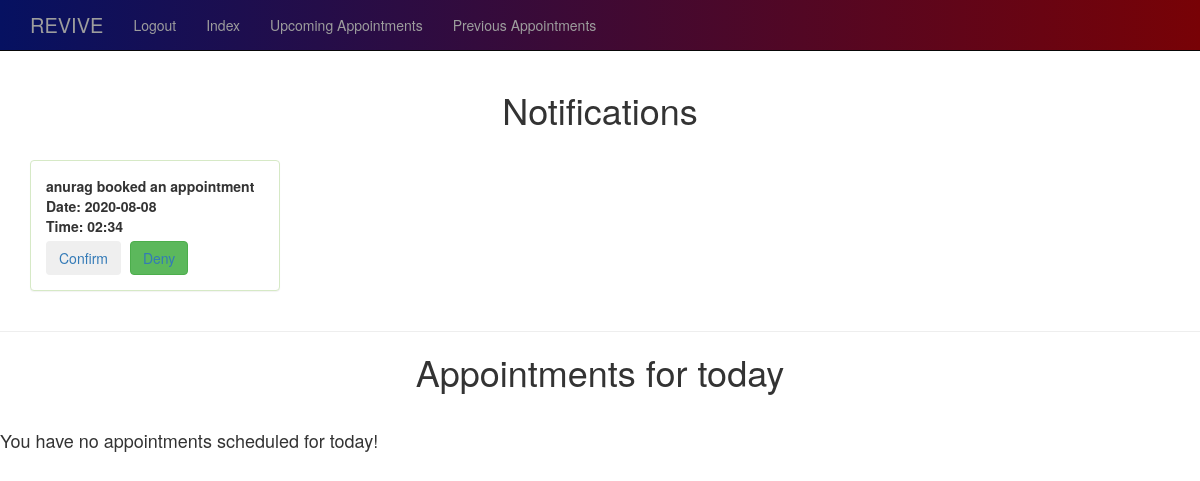
/dindex (signed in), run on an earlier commit of the app's database.
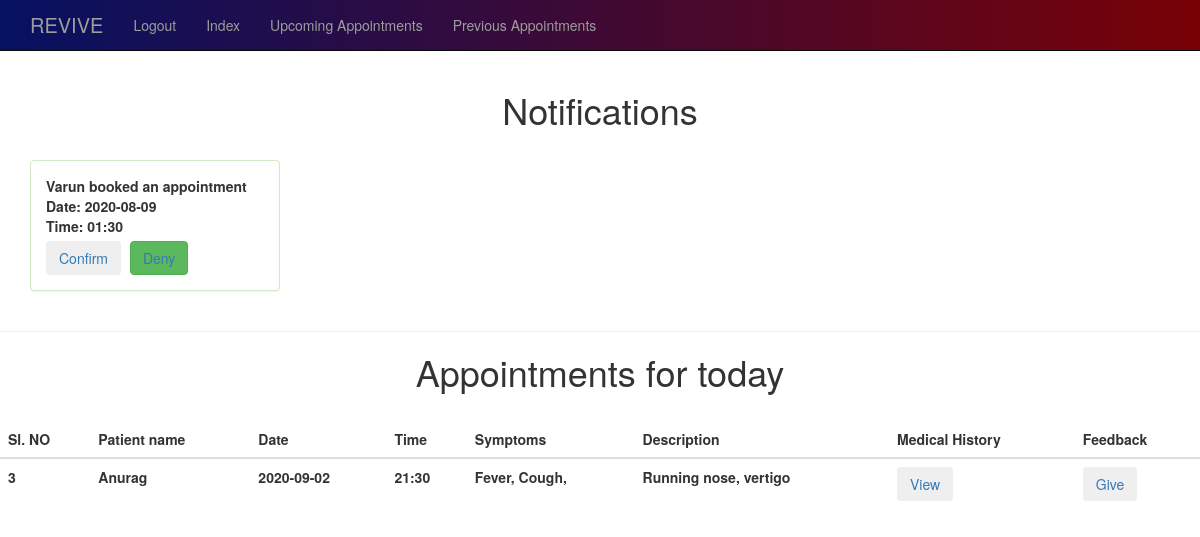
And on a later commit of the database.
### app.py (models this page shows)
class Appointment(db.Model):
    id = db.Column(db.Integer, primary_key=True)
    doc_name = db.Column(db.String(50))
    patient_name = db.Column(db.String(50))
    desc = db.Column(db.String(50))
    symptoms = db.Column(db.String(75))
    dept = db.Column(db.String(15))
    date = db.Column(db.Integer)
    time = db.Column(db.Integer)
    status = db.Column(db.String(15), default='Pending')
    created_by_patient = db.Column(db.Integer, db.ForeignKey('patient.id'))
    created_by_doc = db.Column(db.Integer, db.ForeignKey('doctor.id'))

### app.py (the view)
@app.route('/dindex')
def dindex():
    doc_id=session['doctor']
    docname=Doctor.query.get(doc_id).name
    print(docname)
    appointments=Appointment.query.filter_by(doc_name=docname,status='Pending').all()
    print(appointments)
    today = date.today()
    todayAppointments = Appointment.query.filter_by(date=today, status='Confirmed').all()
    return render_template('dindex.html',appointments=appointments, todayAppointments=todayAppointments)

### templates/dindex.html
{% extends 'dbase.html' %}
{% block body %}
        <div class="container">
                <section>
                        <h1 style='text-align: center;'>Notifications</h1>
                        <br>
                        <div class="row">
                                {% if appointments %}
                                {% for ap in appointments %}
                                        <div class="col-md-4">
                                                <div class="panel panel-success" style="max-width: 250px">
                                                        <div class="panel-body">
                                                         <b>{{ ap.patient_name }} booked an appointment<br>
                                                            Date: {{ ap.date }}<br>
                                                            Time: {{ ap.time }} <br>
                                                         <button type="button" class="btn btn-succes s" style="margin-top: 5px;"><a href="{{ url_for('Confirm',id=ap.id) }}">Confirm</a>
                                                         </button>
                                                         <button type="button" class="btn btn-success" style="margin-left: 5px;margin-top: 5px;"><a href="{{ url_for('Deny',id=ap.id) }}">Deny</a>
                                                         </button>
                                                        </div>
                                               </div>
                                        </div>
                                {% endfor %}
                                {% else %}
                                        <h4>No new notifications!</h4>
                                {% endif %}
                        </div>
                </section>
        </div>
        <hr>
        <section>
                <h1 style="text-align: center;">Appointments for today</h1>
                <br>
                {% if todayAppointments %}
                <table  class="table table-hover">
                <thead>
                        <tr>
                        <th scope="col">Sl. NO</th>
                        <th scope="col">Patient name</th>
                        <th scope="col">Date</th>
                        <th scope="col">Time</th>
                        <th scope="col">Symptoms</th>
                        <th scope="col">Description</th>
                        <th scope="col">Medical History</th>
                        <th scope="col">Feedback</th>
                        </tr>
                </thead>
                <tbody>
                        {% for appointment in todayAppointments %}
                        <tr>
                                <td scope="row">{{appointment.id}}</td>
                                <td>{{appointment.patient_name}}</td>
                                <td> {{appointment.date}}</td>
                                <td>{{appointment.time}}</td>
                                <td>{{appointment.symptoms}}</td>
                                <td>{{appointment.desc}}</td>
                                <td>
                                <button type="button" class="btn btn-light"><a href="{{ url_for('docViewHistory', id=appointment.created_by_patient)}}" style="text-decoration: none;">View</a></button>
                                </td>
                                <td>
                                <button type="button" class="btn btn-light"><a href="{{ url_for('prescriptions',id=appointment.created_by_patient)}}" style="text-decoration: none;">Give</a></button>
                                </td>
                        </tr>
                        {% endfor %}
                </tbody>
                </table>
                {% else %}
                        <h4>You have no appointments scheduled for today!</h4>
                {% endif %}
        </section>
{% endblock %}

What changed in the data, as far as the page shows it:
removed Appointment: patient_name "anurag", date "2020-08-08", time "02:34", shown under "Notifications"
now on this page (row edited): Appointment: patient_name "Varun", date "2020-08-09", time "01:30", shown under "Notifications"
now on this page (row edited): Appointment: id "3", patient_name "Anurag", date "2020-09-02", time "21:30", symptoms "Fever, Cough,", desc "Running nose, vertigo", shown under "Appointments for today"
Also different on the page:
text no longer shown: "You have no appointments scheduled for today!"
text now shown: "Sl. NO Patient name Date Time Symptoms Description Medical History Feedback"
